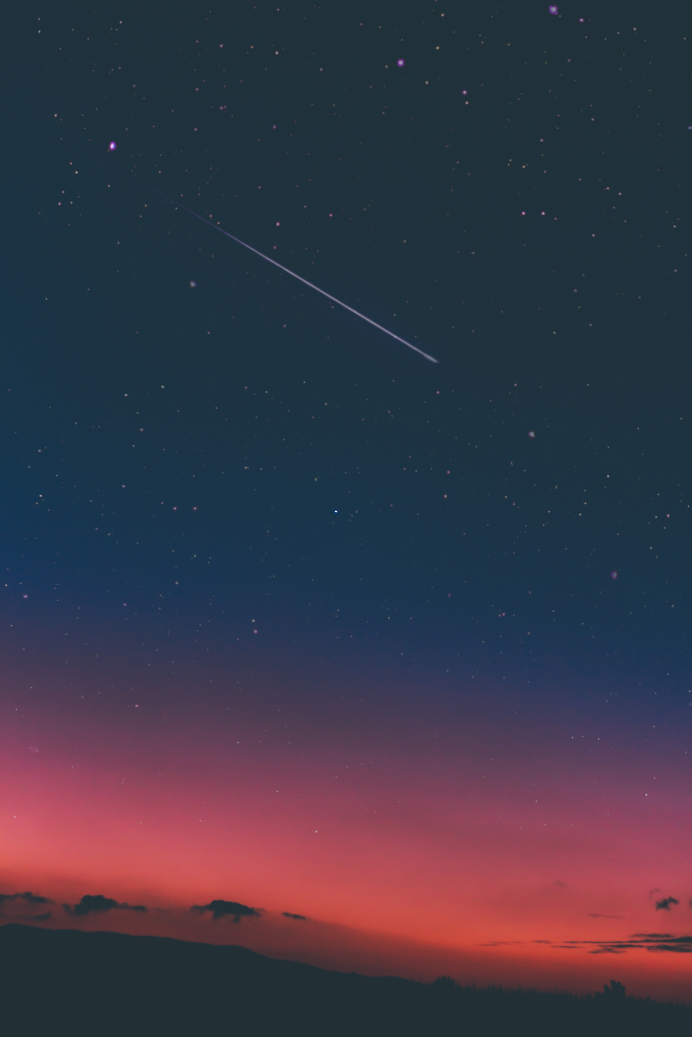
#> input picture source.jpg, 3456 x 5184 px (shown at 1/5 size)
$ python color_transfer.py --source source.jpg --target source.jpg
#> lines starting #> are read from the running program, lines starting #| are printed output that depends on the picture

# coding: utf-8

# # Color Transfer
#
# ## Source Image
# ![source](source.jpg)
#
# ## Target Image
# ![target](target.jpg)

# Here, we implement (loosely) the color transfer algorithm in [Color Transfer Between Images](https://www.researchgate.net/publication/220518215_Color_Transfer_between_Images) by Reinhard et al, 2001.
#
# The paper utilizes the L x a x b x color space, the mean and the standard deviation of each of L(lightness), a(red=postive axis, green=negative axis) and b(blue=negative axis, yellow=postive axis) for the transfer of color from source to the target image.
#
# OpenCV respresents iamges in NumPy arrays, but default type is *uint8* datatype. This works in many cases but here the mean and teh standard deviation can be in decimal and negative, therefore to avoid any loss we use float.

# In[1]:

import numpy as np
import cv2
import argparse

# construct the argument parser and parse the arguments
ap = argparse.ArgumentParser()
ap.add_argument("-s", "--source", required = True,
	help = "Path to the source image")
ap.add_argument("-t", "--target", required = True,
	help = "Path to the target image")
ap.add_argument("-o", "--output", help = "Path to the output image (optional)")
args = vars(ap.parse_args())


# ## Transfer Color
# Input a *source* and *target* image. The color space of *source* image is transferred to the color space of *target* image.

# In[2]:

def color_transfer(source, target):
    # convert color space from BGR to L*a*b color space
    # note - OpenCV expects a 32bit float rather than 64bit
    source = cv2.cvtColor(source, cv2.COLOR_BGR2LAB).astype("float32")
    target = cv2.cvtColor(target, cv2.COLOR_BGR2LAB).astype("float32")

    # compute color stats for both images
    (lMeanSrc, lStdSrc, aMeanSrc, aStdSrc, bMeanSrc, bStdSrc) = image_stats(source)
    (lMeanTar, lStdTar, aMeanTar, aStdTar, bMeanTar, bStdTar) = image_stats(target)

    # split the color space
    (l, a, b) = cv2.split(target)

    # substarct the means from target image
    l -= lMeanTar
    a -= aMeanTar
    b -= bMeanTar

    # scale by the standard deviation
    l = (lStdTar/lStdSrc)*l
    a = (aStdTar/aStdSrc)*a
    b = (bStdTar/bStdSrc)*b

    # add the source mean
    l += lMeanSrc
    a += aMeanSrc
    b += bMeanSrc

    # clipping the pixels between 0 and 255
    l = np.clip(l, 0, 255)
    a = np.clip(a, 0, 255)
    b = np.clip(b, 0, 255)

    # merge the channels
    transfer = cv2.merge([l, a, b])

    # converting back to BGR
    transfer = cv2.cvtColor(transfer.astype("uint8"), cv2.COLOR_LAB2BGR)

    return transfer


# ## Calculating Image Statistics
# The mean and standard deviation of the L, a, b channels of both source and target images.

# In[3]:

def image_stats(image):
    # compute mean and standard deviation of each channel
    (l, a, b) = cv2.split(image)
    (lMean, lStd) = (l.mean(), l.std())
    (aMean, aStd) = (a.mean(), a.std())
    (bMean, bStd) = (b.mean(), b.std())

    return (lMean, lStd, aMean, aStd, bMean, bStd)


# ## Display Images

# In[4]:

def show_image(title, image, width=720):
    r = width/float(image.shape[1])
    dim = (width, int(image.shape[0]*r))
    resized = cv2.resize(image, dim, interpolation=cv2.INTER_AREA)

    cv2.imshow(title, resized)


# ## Calling all Functions

# In[6]:

source = cv2.imread(args["source"])
#> source is the input picture: shape (5184, 3456, 3); mean B, G, R 70.6, 55.5, 59
target = cv2.imread(args["target"])

# transfer of color
transfer = color_transfer(source, target)
#> in color_transfer, `source = cv2.cvtColor(source, cv2.COLOR_BGR2LAB).astype("float32")`:
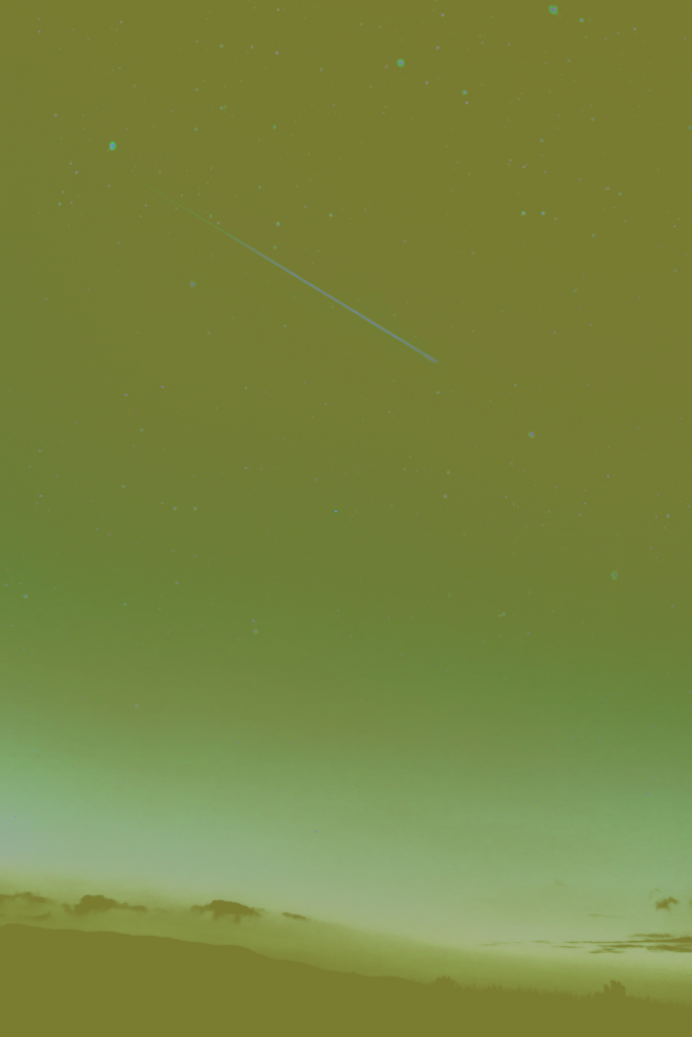
#> source: shape (5184, 3456, 3) float32 (shown at 1/5 size); mean of channels 0, 1, 2 64.3, 121.8, 120.7; drawn as B, G, R
#> in image_stats, `(l, a, b) = cv2.split(image)`:
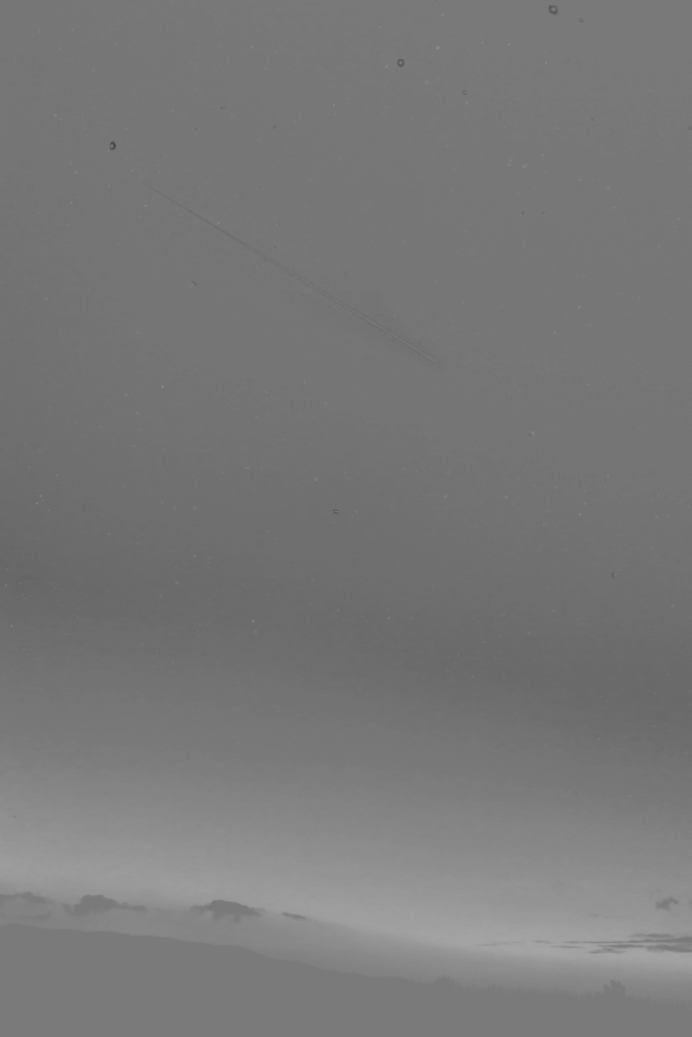
#> b: shape (5184, 3456) float32 (shown at 1/5 size); min 61, max 167, mean 120.5
#> in image_stats, `(lMean, lStd) = (l.mean(), l.std())`: lMean = 63.96; lStd = 23.22
#> in image_stats, `(aMean, aStd) = (a.mean(), a.std())`: aMean = 134; aStd = 16.28
#> in image_stats, `(bMean, bStd) = (b.mean(), b.std())`: bMean = 120.5; bStd = 11.05
#> in color_transfer, `(lMeanSrc, lStdSrc, aMeanSrc, aStdSrc, bMeanSrc, bStdSrc) = image_stat..`: lMeanSrc = 63.96; lStdSrc = 23.22; aMeanSrc = 134; aStdSrc = 16.28; bMeanSrc = 120.5; bStdSrc = 11.05
#> in color_transfer, `(lMeanTar, lStdTar, aMeanTar, aStdTar, bMeanTar, bStdTar) = image_stat..`: lMeanTar = 63.96; lStdTar = 23.22; aMeanTar = 134; aStdTar = 16.28; bMeanTar = 120.5; bStdTar = 11.05
#> in color_transfer, `l -= lMeanTar`:
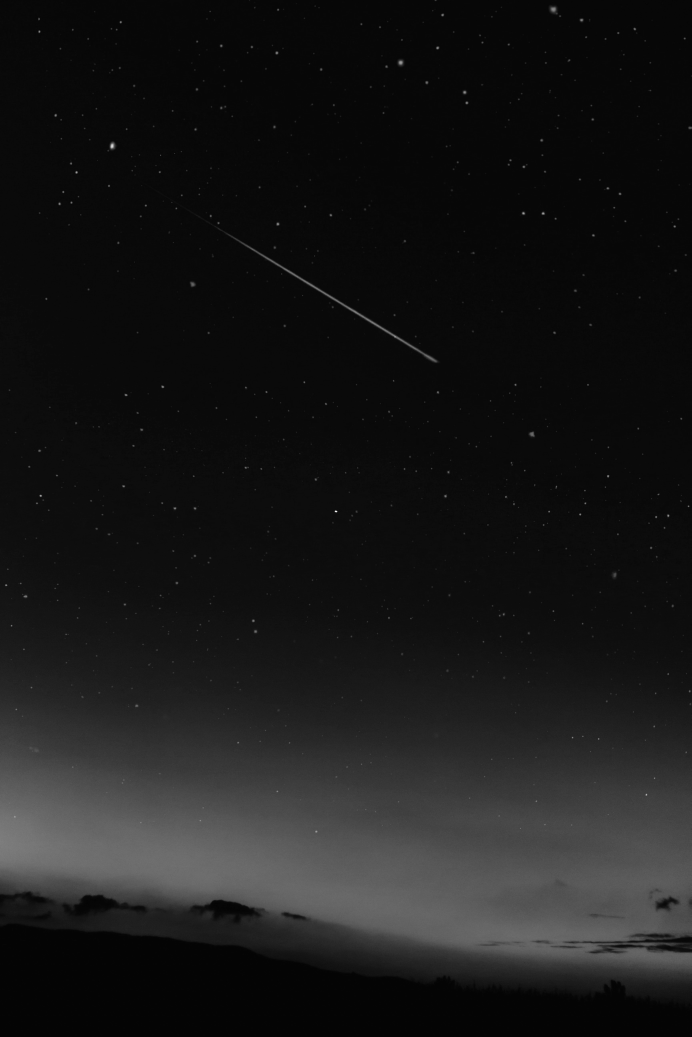
#> l: shape (5184, 3456) float32 (shown at 1/5 size); min -20.96, max 191, mean 0; drawn with min black and max white
#> in color_transfer, `a -= aMeanTar`:
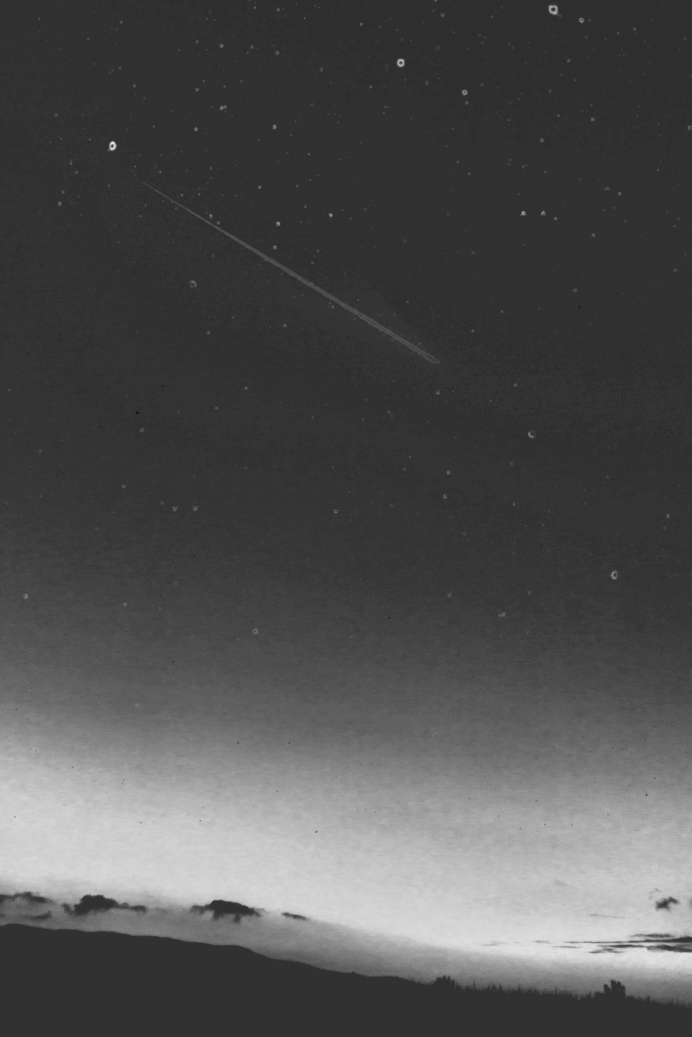
#> a: shape (5184, 3456) float32 (shown at 1/5 size); min -25.95, max 56.05, mean 0; drawn with min black and max white
#> in color_transfer, `b -= bMeanTar`:
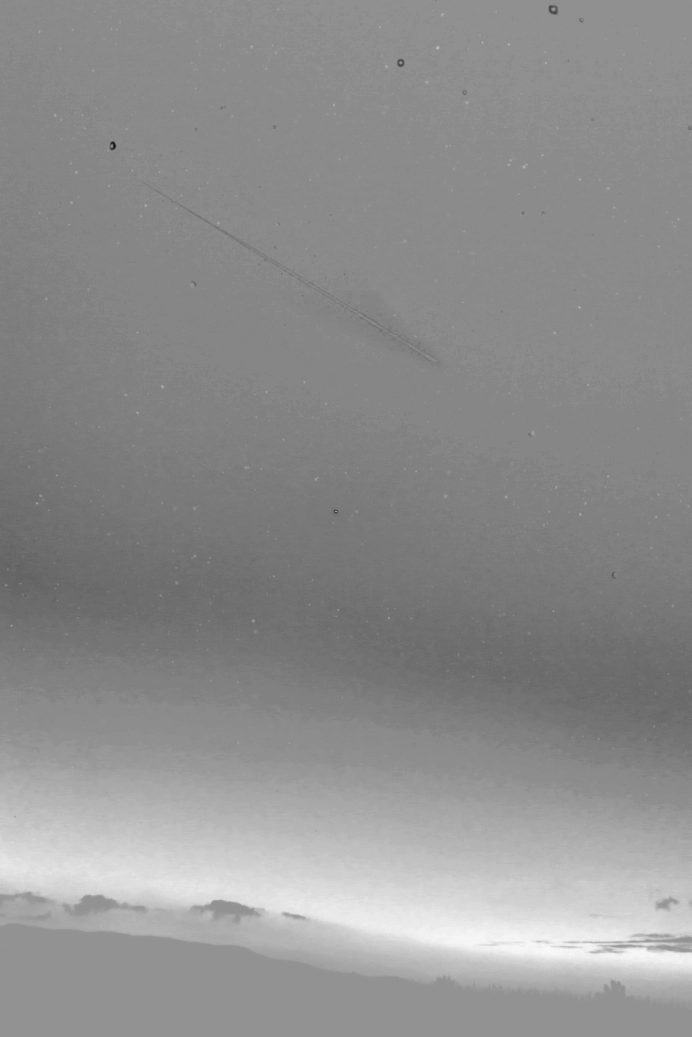
#> b: shape (5184, 3456) float32 (shown at 1/5 size); min -59.55, max 46.45, mean 0; drawn with min black and max white

# check to see if the output image should be saved
if args["output"] is not None:
	cv2.imwrite(args["output"], transfer)

# display of image
show_image("Source", source)
#> in show_image, `resized = cv2.resize(image, dim, interpolation=cv2.INTER_AREA)`:
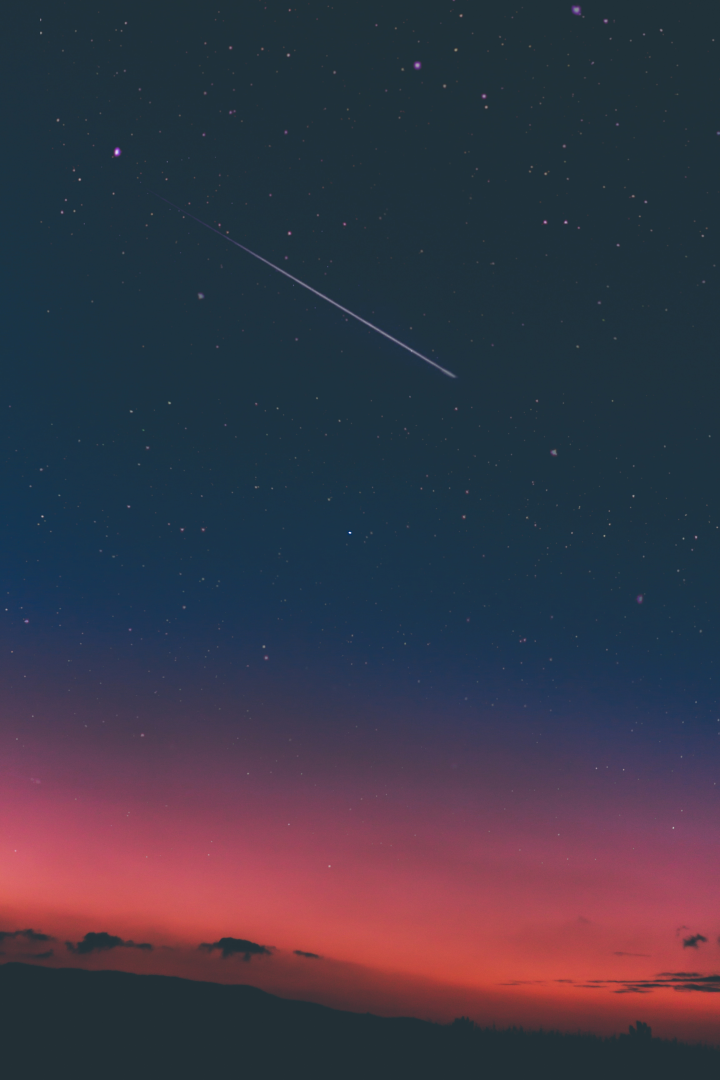
#> resized: shape (1080, 720, 3); mean B, G, R 70.6, 55.5, 59
show_image("Target", target)
show_image("Transfer", transfer)
cv2.waitKey(0)
